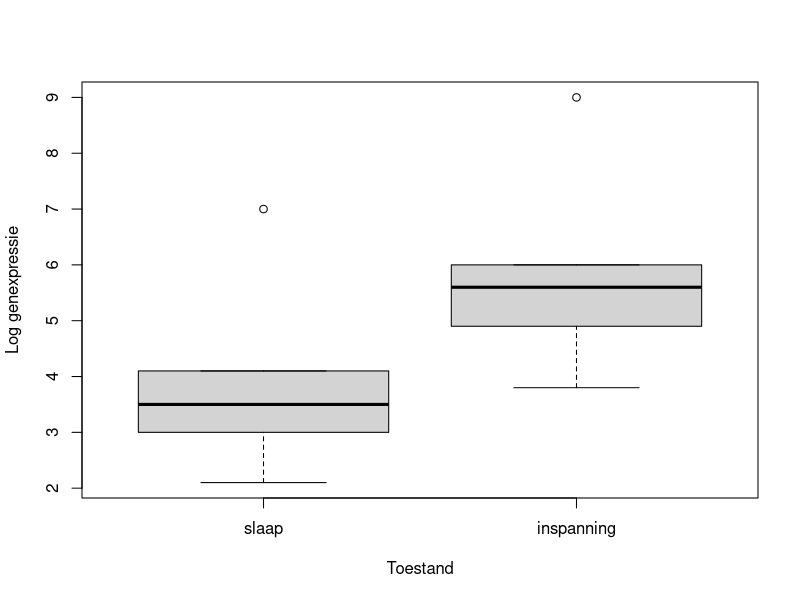
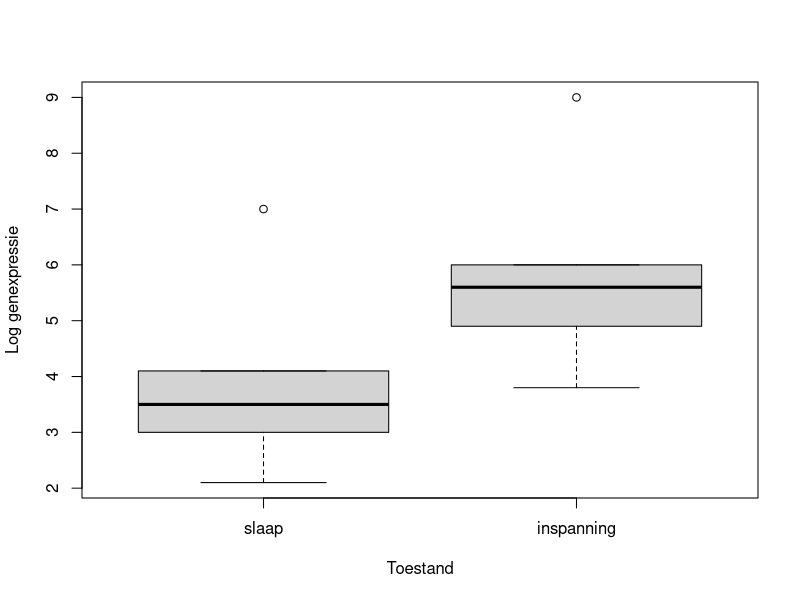

Write the R code that produced these figures, in order. (Note: this script raises an error after producing the figures.)
## ---- chunk 1
knitr::opts_chunk$set(echo = TRUE)
## ---- chunk 2
E <- c(2.1, 3.0, 4.1, 3.5, 7.0, 
       3.8, 4.9, 6.0, 5.6, 9.0)
dier <- c("koe", "geit", "hond", "paard", "mens")
toestand <- c("slaap", "inspanning")

myData.wide <- data.frame(matrix(E, ncol = length(toestand)))
rownames(myData.wide) <- dier
colnames(myData.wide) <- toestand
myData.wide
## ---- chunk 3
boxplot(myData.wide, xlab = "Toestand", ylab = "Log genexpressie")
## ---- chunk 4
myData.long <- stack(myData.wide)
colnames(myData.long) <- c("y", "A")
a <- ncol(myData.wide)
b <- nrow(myData.wide)
B <- factor(rep(rownames(myData.wide), a))
myData.long <- cbind(myData.long, "B" = B)
myData.long
## ---- chunk 5
boxplot(y ~ A, data = myData.long, xlab = "Toestand", ylab = "Log genexpressie")
## ---- chunk 6
( fit.Welch <- t.test(y ~ A, data=myData.long) )
## ---- chunk 7
( fit.gepaard <- t.test(y ~ A, data = myData.long, paired = T) )
## ---- chunk 8
( fit.block <- summary(aov(y ~ A + B, data = myData.long)) )
## ---- chunk 9


## ---- chunk 10
E <- c(2.1, 3.0, 4.1, 3.5, 7.0, 
       2.8, 3.7, 4.7, 4.2, 7.9, 
       3.8, 4.9, 6.0, 5.6, 9.0)
dier <- c("koe", "geit", "hond", "paard", "mens")
toestand <- c("slaap", "wakker", "inspanning")

myData.wide <- data.frame(matrix(E, ncol = length(toestand)))
rownames(myData.wide) <- dier
colnames(myData.wide) <- toestand
myData.wide
## ---- chunk 11

## ---- chunk 12

## ---- chunk 13

## ---- chunk 14

## ---- chunk 15

## ---- chunk 16

## ---- chunk 17
T10 <- c(5.1, 13.7, 28.8, 5.4, 50.8)
T30 <- c(17.5, 25.5, 40.6, 16.9, 62.6)
T50 <- c(25.1, 32.2, 46.8, 25.7, 70.4)
T70 <- c(37.4, 54.1, 60.1, 37.1, 83.1)
T100 <- c(24.6, 34.1, 47.3, 25.2, 68.7)
myData <- data.frame(T10, T30, T50, T70, T100)
rownames(myData) <- paste0("batch",1:5)
show(myData)
## ---- chunk 18

## ---- chunk 19

## ---- chunk 20

## ---- chunk 21

## ---- chunk 22

## ---- chunk 23

## ---- chunk 24


## ---- chunk 25

## ---- chunk 26

## ---- chunk 27
WideData <- data.frame(level1 = c(1, 2, 3),
                        level2 = c(4, 5, 6),
                        level3 = c(7, 8, 9))
WideData
## ---- chunk 28
LongData <- stack(WideData)
colnames(LongData) <- c("y", "A")
LongData
## ---- chunk 29
WideData.2 <- unstack(LongData)
WideData.2
## ---- chunk 30
WideData <- data.frame(level1 = c(1, 2, 3),
                        level2 = c(4, 5, 6),
                        level3 = c(7, 8, 9))
rownames(WideData) <- paste0("Sample.",1:3)

WideData
## ---- chunk 31
LongData <- stack(WideData)
colnames(LongData) <- c("y", "A")
a <- ncol(WideData)
b <- nrow(WideData)
B <- factor(rep(rownames(WideData), a))
LongData <- cbind(LongData, "B" = B)
LongData
## ---- chunk 32
# Eerst juist sorteren zodat factor B weer rownames kan worden:
LongData <- LongData[order(LongData$A, LongData$B), ]
# Unstack naar "wide":
WideData.2 <- unstack(LongData, y ~ A)
rownames(WideData.2) <- levels(LongData$B)
WideData.2
## ---- chunk 33
# Eerst juist sorteren zodat factor A weer rownames kan worden:
LongData <- LongData[order(LongData$B, LongData$A), ]
# Unstack naar "wide":
WideData.3 <- unstack(LongData, y ~ B)
rownames(WideData.3) <- levels(LongData$A)
WideData.3
